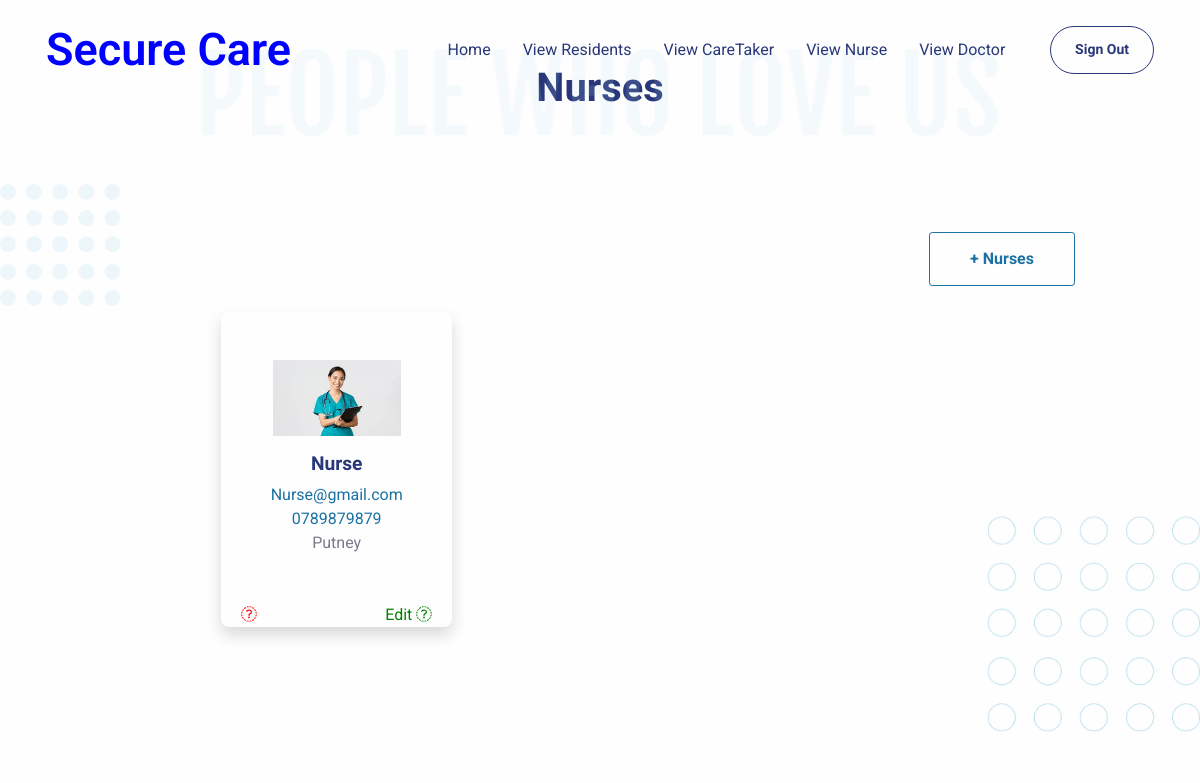
The app's page /viewNurse/ with its own data.
### myapp/models.py (models this page shows)
class Nurse(models.Model):
    login=models.ForeignKey(Login,on_delete=models.CASCADE,null=True)
    name=models.CharField(max_length=100)
    email=models.CharField(max_length=100)
    password=models.CharField(max_length=100,null=True)
    phone=models.CharField(max_length=100)
    address=models.CharField(max_length=100,null=True)
    image = models.FileField(upload_to="file", null= True)

### myapp/views.py (the view)
# urls.py: path('viewNurse/',views.viewNurse),
def viewNurse(request):
    data = Nurse.objects.all()
    return render(request, "ADMIN/viewNurse.html", {'data': data})

### templates/ADMIN/viewNurse.html (shortened to what this page needs)
{% extends 'ADMIN/common.html' %}
{% block content %}
  {% load static %}
  <link rel="stylesheet" href="https://cdnjs.cloudflare.com/ajax/libs/font-awesome/6.0.0-beta3/css/all.min.css" />
  <section class="py-5">
    <div class="container">
      <div class="row">
        <div class="col-12 py-3">
          <div class="bg-holder bg-size" style="background-image:url({% static 'assets/img/gallery/people.png' %});background-position:top center;background-size:contain;"></div>
          <h1 class="text-center">Nurses</h1>
        </div>
      </div>
    </div>
  </section>
  <section class="py-5">
    <div class="bg-holder bg-size" style="background-image:url({% static 'assets/img/gallery/doctors-bg.png' %});background-position:top center;background-size:contain;"></div>
    <div class="container">
      <div class="row flex-center">
        <div class="col-xl-10 px-0">
          <div class="carousel slide" id="carouselExampleDark" data-bs-ride="carousel">
            <div class="carousel-inner">
              <div class="carousel-item active" data-bs-interval="10000">
                <a href="/addNurse" style="float: right;font-weight: 900;"><button class="btn btn-outline-secondary">
                  + Nurses
                </button></a>
                <div class="row h-100 m-lg-7 mx-3 mt-6 mx-md-4 my-md-7">
                  {% if data %}
                    {% for i in data %}
                      <div class="col-md-4 mb-8 mb-md-0">
                        <div class="card card-span h-100 shadow">
                          <div class="card-body d-flex flex-column flex-center py-5">
                            <img src="../static/media/{{ i.image }}" width="128" alt="{{ i.image }}" />
                            <h5 class="mt-3" style="text-transform: capitalize;">{{ i.name }}</h5>
                            <p class="mb-0 fs-l-1">{{ i.email }}</p>
                            <p class="mb-0 fs-l-1">{{ i.phone }}</p>
                            <p class="text-600 mb-0">{{ i.address }}</p>
                          </div>
                          <div>
                            <a href="/deleteNurse?id={{ i.login_id }}" style="margin: 20px; color: red;"><i class="fa-sharp fa-solid fa-trash"></i></a>
                            <a href="/updateNurse?id={{ i.id }}" style="float: right;margin: 0px 20px;  color: green;">Edit <i class="fa-sharp fa-solid fa-pencil"></i></a>
                          </div>
                        </div>
                      </div>
                    {% endfor %}
                  {% else %}
                    <div class="col-md-4 mb-8 mb-md-0">
                      <H1 style="margin: 100px;">No Datas</H1>
                    </div>
                  {% endif %}
                  <br />
                </div>
              </div>
            </div>
          </div>
        </div>
      </div>
    </div>
  </section>
{% endblock %}

### records on screen
Nurse: image (picture), name "Nurse", email "Nurse@gmail.com", phone "0789879879", address "Putney"
